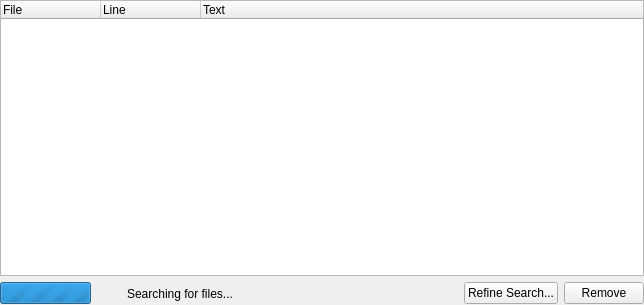
<ui version="4.0" >
 <class>ResultWidget</class>
 <widget class="QWidget" name="ResultWidget" >
  <property name="geometry" >
   <rect>
    <x>0</x>
    <y>0</y>
    <width>644</width>
    <height>305</height>
   </rect>
  </property>
  <property name="windowTitle" >
   <string>Form</string>
  </property>
  <layout class="QGridLayout" name="gridLayout" >
   <property name="margin" >
    <number>0</number>
   </property>
   <item row="0" column="0" >
    <widget class="QTreeWidget" name="twResults" >
     <property name="indentation" >
      <number>0</number>
     </property>
     <property name="rootIsDecorated" >
      <bool>false</bool>
     </property>
     <property name="uniformRowHeights" >
      <bool>true</bool>
     </property>
     <property name="itemsExpandable" >
      <bool>false</bool>
     </property>
     <property name="allColumnsShowFocus" >
      <bool>true</bool>
     </property>
     <property name="expandsOnDoubleClick" >
      <bool>false</bool>
     </property>
     <property name="columnCount" >
      <number>3</number>
     </property>
     <column>
      <property name="text" >
       <string>File</string>
      </property>
     </column>
     <column>
      <property name="text" >
       <string>Line</string>
      </property>
     </column>
     <column>
      <property name="text" >
       <string>Text</string>
      </property>
     </column>
    </widget>
   </item>
   <item row="1" column="0" >
    <layout class="QHBoxLayout" name="horizontalLayout" >
     <item>
      <widget class="QProgressBar" name="progressBar" >
       <property name="maximum" >
        <number>0</number>
       </property>
       <property name="value" >
        <number>0</number>
       </property>
       <property name="textVisible" >
        <bool>false</bool>
       </property>
      </widget>
     </item>
     <item>
      <widget class="QToolButton" name="btnCancel" >
       <property name="autoRaise" >
        <bool>true</bool>
       </property>
      </widget>
     </item>
     <item>
      <widget class="QLabel" name="lblStatus" >
       <property name="sizePolicy" >
        <sizepolicy vsizetype="Preferred" hsizetype="Preferred" >
         <horstretch>1</horstretch>
         <verstretch>0</verstretch>
        </sizepolicy>
       </property>
       <property name="text" >
        <string>Searching for files...</string>
       </property>
       <property name="buddy" >
        <cstring>btnCancel</cstring>
       </property>
      </widget>
     </item>
     <item>
      <spacer name="horizontalSpacer" >
       <property name="orientation" >
        <enum>Qt::Horizontal</enum>
       </property>
       <property name="sizeHint" stdset="0" >
        <size>
         <width>128</width>
         <height>20</height>
        </size>
       </property>
      </spacer>
     </item>
     <item>
      <widget class="KPushButton" name="btnRefine" >
       <property name="text" >
        <string>Refine Search...</string>
       </property>
      </widget>
     </item>
     <item>
      <widget class="KPushButton" name="btnRemove" >
       <property name="text" >
        <string>Remove</string>
       </property>
      </widget>
     </item>
    </layout>
   </item>
  </layout>
 </widget>
 <customwidgets>
  <customwidget>
   <class>KPushButton</class>
   <extends>QPushButton</extends>
   <header>kpushbutton.h</header>
  </customwidget>
 </customwidgets>
 <resources/>
 <connections/>
</ui>
